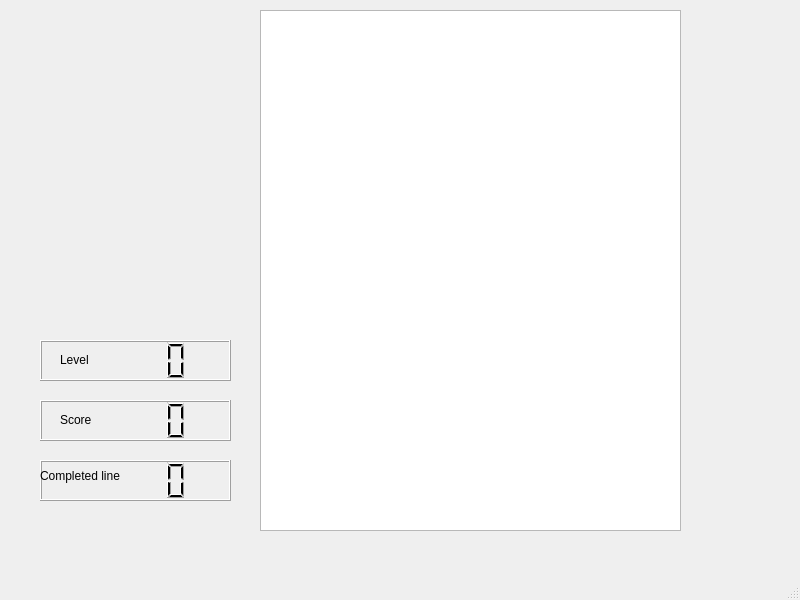
<?xml version="1.0" encoding="UTF-8"?>
<ui version="4.0">
 <class>MainWindow</class>
 <widget class="QMainWindow" name="MainWindow">
  <property name="geometry">
   <rect>
    <x>0</x>
    <y>0</y>
    <width>800</width>
    <height>600</height>
   </rect>
  </property>
  <property name="windowTitle">
   <string>MainWindow</string>
  </property>
  <widget class="QWidget" name="centralwidget">
   <widget class="QGraphicsView" name="gameBoard">
    <property name="geometry">
     <rect>
      <x>260</x>
      <y>10</y>
      <width>421</width>
      <height>521</height>
     </rect>
    </property>
   </widget>
   <widget class="QLCDNumber" name="lineCompleted">
    <property name="geometry">
     <rect>
      <x>40</x>
      <y>460</y>
      <width>191</width>
      <height>41</height>
     </rect>
    </property>
   </widget>
   <widget class="QLabel" name="label">
    <property name="geometry">
     <rect>
      <x>60</x>
      <y>350</y>
      <width>63</width>
      <height>20</height>
     </rect>
    </property>
    <property name="text">
     <string>Level</string>
    </property>
   </widget>
   <widget class="QLabel" name="label_2">
    <property name="geometry">
     <rect>
      <x>60</x>
      <y>410</y>
      <width>63</width>
      <height>20</height>
     </rect>
    </property>
    <property name="text">
     <string>Score</string>
    </property>
   </widget>
   <widget class="QLabel" name="label_3">
    <property name="geometry">
     <rect>
      <x>40</x>
      <y>460</y>
      <width>101</width>
      <height>31</height>
     </rect>
    </property>
    <property name="text">
     <string>Completed line</string>
    </property>
   </widget>
   <widget class="QLCDNumber" name="score">
    <property name="geometry">
     <rect>
      <x>40</x>
      <y>400</y>
      <width>191</width>
      <height>41</height>
     </rect>
    </property>
   </widget>
   <widget class="QLCDNumber" name="level">
    <property name="geometry">
     <rect>
      <x>40</x>
      <y>340</y>
      <width>191</width>
      <height>41</height>
     </rect>
    </property>
   </widget>
  </widget>
  <widget class="QMenuBar" name="menubar">
   <property name="geometry">
    <rect>
     <x>0</x>
     <y>0</y>
     <width>800</width>
     <height>26</height>
    </rect>
   </property>
  </widget>
  <widget class="QStatusBar" name="statusbar"/>
 </widget>
 <resources/>
 <connections/>
</ui>
